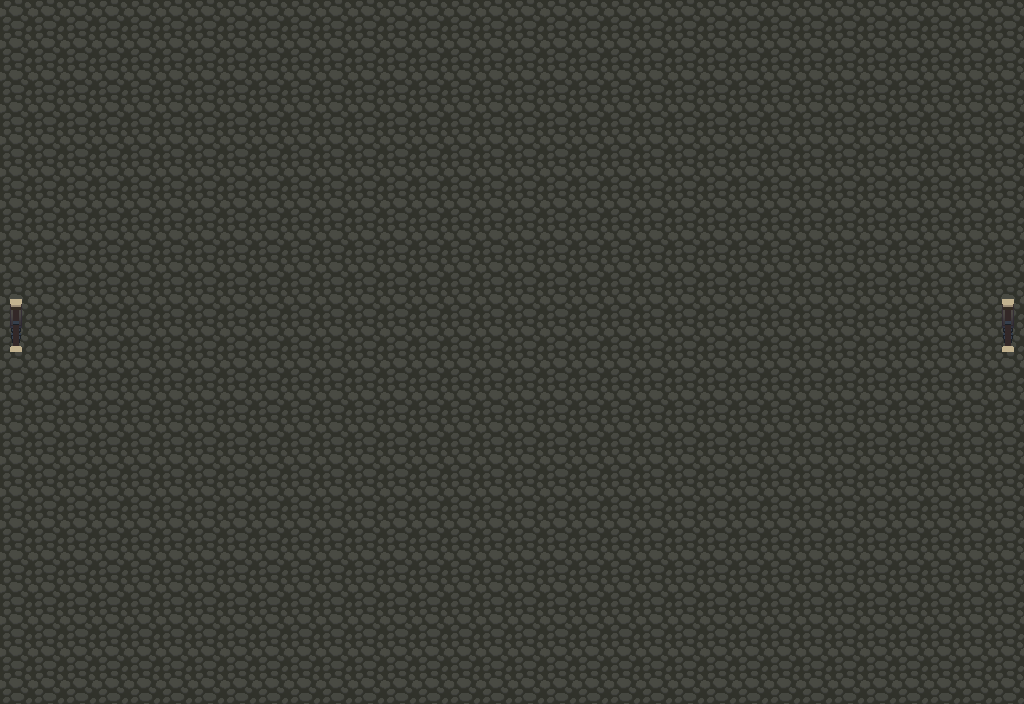

The image is a tile-based game level rendered from a .tmx file. Its description and complete source (layers, tilesets, objects, tile grids) follow:
An orthogonal 32x22 tile map with 32x32 px tiles, 2 tile layers (图块层 1, 图块层 2).

<map version="1.10" tiledversion="1.11.0" orientation="orthogonal" renderorder="right-down" width="32" height="22" tilewidth="32" tileheight="32" infinite="0" nextlayerid="3" nextobjectid="1">
 <tileset firstgid="1" source="Tiles-SandstoneDungeons.tsx" />
 <layer id="1" name="图块层 1" width="32" height="22">
  <data encoding="csv">
3,3,3,3,3,3,3,3,3,3,3,3,3,3,3,3,3,3,3,3,3,3,3,3,3,3,3,3,3,3,3,3,
3,3,3,3,3,3,3,3,3,3,3,3,3,3,3,3,3,3,3,3,3,3,3,3,3,3,3,3,3,3,3,3,
3,3,3,3,3,3,3,3,3,3,3,3,3,3,3,3,3,3,3,3,3,3,3,3,3,3,3,3,3,3,3,3,
3,3,3,3,3,3,3,3,3,3,3,3,3,3,3,3,3,3,3,3,3,3,3,3,3,3,3,3,3,3,3,3,
3,3,3,3,3,3,3,3,3,3,3,3,3,3,3,3,3,3,3,3,3,3,3,3,3,3,3,3,3,3,3,3,
3,3,3,3,3,3,3,3,3,3,3,3,3,3,3,3,3,3,3,3,3,3,3,3,3,3,3,3,3,3,3,3,
3,3,3,3,3,3,3,3,3,3,3,3,3,3,3,3,3,3,3,3,3,3,3,3,3,3,3,3,3,3,3,3,
3,3,3,3,3,3,3,3,3,3,3,3,3,3,3,3,3,3,3,3,3,3,3,3,3,3,3,3,3,3,3,3,
3,3,3,3,3,3,3,3,3,3,3,3,3,3,3,3,3,3,3,3,3,3,3,3,3,3,3,3,3,3,3,3,
3,3,3,3,3,3,3,3,3,3,3,3,3,3,3,3,3,3,3,3,3,3,3,3,3,3,3,3,3,3,3,3,
3,3,3,3,3,3,3,3,3,3,3,3,3,3,3,3,3,3,3,3,3,3,3,3,3,3,3,3,3,3,3,3,
3,3,3,3,3,3,3,3,3,3,3,3,3,3,3,3,3,3,3,3,3,3,3,3,3,3,3,3,3,3,3,3,
3,3,3,3,3,3,3,3,3,3,3,3,3,3,3,3,3,3,3,3,3,3,3,3,3,3,3,3,3,3,3,3,
3,3,3,3,3,3,3,3,3,3,3,3,3,3,3,3,3,3,3,3,3,3,3,3,3,3,3,3,3,3,3,3,
3,3,3,3,3,3,3,3,3,3,3,3,3,3,3,3,3,3,3,3,3,3,3,3,3,3,3,3,3,3,3,3,
3,3,3,3,3,3,3,3,3,3,3,3,3,3,3,3,3,3,3,3,3,3,3,3,3,3,3,3,3,3,3,3,
3,3,3,3,3,3,3,3,3,3,3,3,3,3,3,3,3,3,3,3,3,3,3,3,3,3,3,3,3,3,3,3,
3,3,3,3,3,3,3,3,3,3,3,3,3,3,3,3,3,3,3,3,3,3,3,3,3,3,3,3,3,3,3,3,
3,3,3,3,3,3,3,3,3,3,3,3,3,3,3,3,3,3,3,3,3,3,3,3,3,3,3,3,3,3,3,3,
3,3,3,3,3,3,3,3,3,3,3,3,3,3,3,3,3,3,3,3,3,3,3,3,3,3,3,3,3,3,3,3,
3,3,3,3,3,3,3,3,3,3,3,3,3,3,3,3,3,3,3,3,3,3,3,3,3,3,3,3,3,3,3,3,
3,3,3,3,3,3,3,3,3,3,3,3,3,3,3,3,3,3,3,3,3,3,3,3,3,3,3,3,3,3,3,3
</data>
 </layer>
 <layer id="2" name="图块层 2" width="32" height="22">
  <data encoding="csv">
0,0,0,0,0,0,0,0,0,0,0,0,0,0,0,0,0,0,0,0,0,0,0,0,0,0,0,0,0,0,0,0,
0,0,0,0,0,0,0,0,0,0,0,0,0,0,0,0,0,0,0,0,0,0,0,0,0,0,0,0,0,0,0,0,
0,0,0,0,0,0,0,0,0,0,0,0,0,0,0,0,0,0,0,0,0,0,0,0,0,0,0,0,0,0,0,0,
0,0,0,0,0,0,0,0,0,0,0,0,0,0,0,0,0,0,0,0,0,0,0,0,0,0,0,0,0,0,0,0,
0,0,0,0,0,0,0,0,0,0,0,0,0,0,0,0,0,0,0,0,0,0,0,0,0,0,0,0,0,0,0,0,
0,0,0,0,0,0,0,0,0,0,0,0,0,0,0,0,0,0,0,0,0,0,0,0,0,0,0,0,0,0,0,0,
0,0,0,0,0,0,0,0,0,0,0,0,0,0,0,0,0,0,0,0,0,0,0,0,0,0,0,0,0,0,0,0,
0,0,0,0,0,0,0,0,0,0,0,0,0,0,0,0,0,0,0,0,0,0,0,0,0,0,0,0,0,0,0,0,
0,0,0,0,0,0,0,0,0,0,0,0,0,0,0,0,0,0,0,0,0,0,0,0,0,0,0,0,0,0,0,0,
49,0,0,0,0,0,0,0,0,0,0,0,0,0,0,0,0,0,0,0,0,0,0,0,0,0,0,0,0,0,0,49,
58,0,0,0,0,0,0,0,0,0,0,0,0,0,0,0,0,0,0,0,0,0,0,0,0,0,0,0,0,0,0,58,
0,0,0,0,0,0,0,0,0,0,0,0,0,0,0,0,0,0,0,0,0,0,0,0,0,0,0,0,0,0,0,0,
0,0,0,0,0,0,0,0,0,0,0,0,0,0,0,0,0,0,0,0,0,0,0,0,0,0,0,0,0,0,0,0,
0,0,0,0,0,0,0,0,0,0,0,0,0,0,0,0,0,0,0,0,0,0,0,0,0,0,0,0,0,0,0,0,
0,0,0,0,0,0,0,0,0,0,0,0,0,0,0,0,0,0,0,0,0,0,0,0,0,0,0,0,0,0,0,0,
0,0,0,0,0,0,0,0,0,0,0,0,0,0,0,0,0,0,0,0,0,0,0,0,0,0,0,0,0,0,0,0,
0,0,0,0,0,0,0,0,0,0,0,0,0,0,0,0,0,0,0,0,0,0,0,0,0,0,0,0,0,0,0,0,
0,0,0,0,0,0,0,0,0,0,0,0,0,0,0,0,0,0,0,0,0,0,0,0,0,0,0,0,0,0,0,0,
0,0,0,0,0,0,0,0,0,0,0,0,0,0,0,0,0,0,0,0,0,0,0,0,0,0,0,0,0,0,0,0,
0,0,0,0,0,0,0,0,0,0,0,0,0,0,0,0,0,0,0,0,0,0,0,0,0,0,0,0,0,0,0,0,
0,0,0,0,0,0,0,0,0,0,0,0,0,0,0,0,0,0,0,0,0,0,0,0,0,0,0,0,0,0,0,0,
0,0,0,0,0,0,0,0,0,0,0,0,0,0,0,0,0,0,0,0,0,0,0,0,0,0,0,0,0,0,0,0
</data>
 </layer>
</map>
